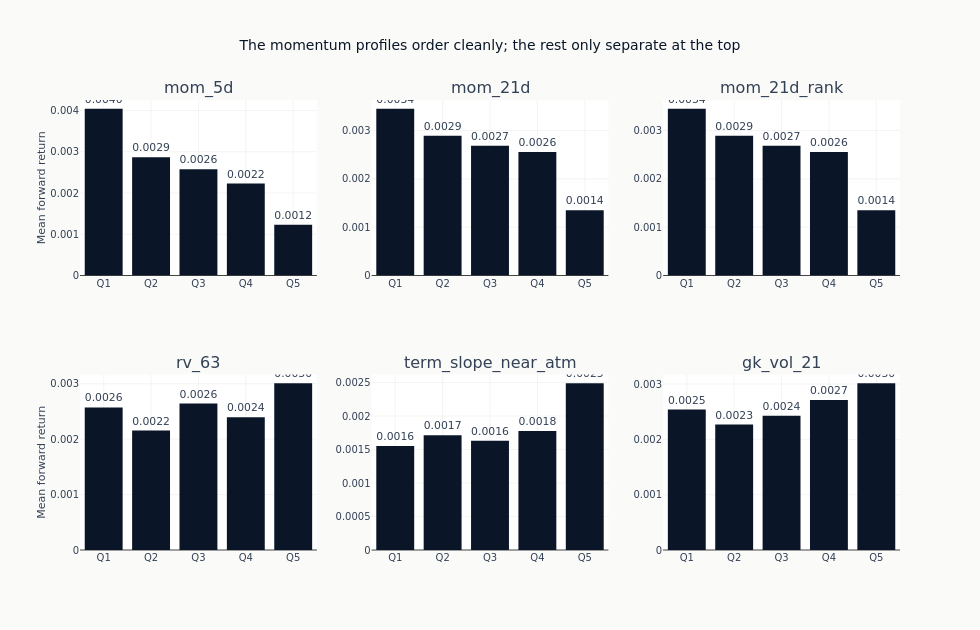

The notebook cell this image was saved under:
### Code cell
if quantile_spreads:
    n_show = min(6, len(quantile_spreads))
    feats_to_show = list(quantile_spreads.keys())[:n_show]
    n_rows_fig = (n_show + 2) // 3
    fig = make_subplots(
        rows=n_rows_fig,
        cols=3,
        subplot_titles=feats_to_show,
        vertical_spacing=0.22,
    )
    for idx, feat in enumerate(feats_to_show):
        r, c = divmod(idx, 3)
        q_means = quantile_spreads[feat]["q_means"]
        _ = fig.add_trace(
            go.Bar(
                x=[f"Q{i + 1}" for i in range(len(q_means))],
                y=q_means,
                marker_color=COLORS["blue"],
                showlegend=False,
                text=[f"{m:.4f}" for m in q_means],
                textposition="outside",
            ),
            row=r + 1,
            col=c + 1,
        )
    fig.update_layout(
        title="The momentum profiles order cleanly; the rest only separate at the top",
        height=270 * n_rows_fig + 90,
        width=980,
    )
    fig.update_yaxes(title_text="Mean forward return", col=1)
    fig.show()
    print("Top group minus bottom group, and how ordered the five groups are:")
    for feat in feats_to_show:
        print(
            f"  {feat:28s} spread={quantile_spreads[feat]['spread']:+.5f}"
            f"  monotonicity={monotonicity_scores[feat]:+.2f}"
        )

### Figure 1 — Plotly figure (JSON) as saved in the notebook; plotly's stock layout.template omitted (floating-point values rounded to 4 significant figures)
{"data": [{"marker": {"color": "#0a1628"}, "showlegend": false, "text": ["0.0040", "0.0029", "0.0026", "0.0022", "0.0012"], "textposition": "outside", "type": "bar", "x": ["Q1", "Q2", "Q3", "Q4", "Q5"], "xaxis": "x", "y": [0.004043, 0.002867, 0.002574, 0.002228, 0.001232], "yaxis": "y"}, {"marker": {"color": "#0a1628"}, "showlegend": false, "text": ["0.0034", "0.0029", "0.0027", "0.0026", "0.0014"], "textposition": "outside", "type": "bar", "x": ["Q1", "Q2", "Q3", "Q4", "Q5"], "xaxis": "x2", "y": [0.00345, 0.002894, 0.002684, 0.002554, 0.001353], "yaxis": "y2"}, {"marker": {"color": "#0a1628"}, "showlegend": false, "text": ["0.0034", "0.0029", "0.0027", "0.0026", "0.0014"], "textposition": "outside", "type": "bar", "x": ["Q1", "Q2", "Q3", "Q4", "Q5"], "xaxis": "x3", "y": [0.00345, 0.002894, 0.002684, 0.002554, 0.001353], "yaxis": "y3"}, {"marker": {"color": "#0a1628"}, "showlegend": false, "text": ["0.0026", "0.0022", "0.0026", "0.0024", "0.0030"], "textposition": "outside", "type": "bar", "x": ["Q1", "Q2", "Q3", "Q4", "Q5"], "xaxis": "x4", "y": [0.002574, 0.002157, 0.002643, 0.002394, 0.003009], "yaxis": "y4"}, {"marker": {"color": "#0a1628"}, "showlegend": false, "text": ["0.0016", "0.0017", "0.0016", "0.0018", "0.0025"], "textposition": "outside", "type": "bar", "x": ["Q1", "Q2", "Q3", "Q4", "Q5"], "xaxis": "x5", "y": [0.001552, 0.001712, 0.001631, 0.001777, 0.002489], "yaxis": "y5"}, {"marker": {"color": "#0a1628"}, "showlegend": false, "text": ["0.0025", "0.0023", "0.0024", "0.0027", "0.0030"], "textposition": "outside", "type": "bar", "x": ["Q1", "Q2", "Q3", "Q4", "Q5"], "xaxis": "x6", "y": [0.002539, 0.002268, 0.002425, 0.002714, 0.003014], "yaxis": "y6"}], "layout": {"annotations": [{"font": {"size": 16}, "showarrow": false, "text": "mom_5d", "x": 0.1444, "xanchor": "center", "xref": "paper", "y": 1.0, "yanchor": "bottom", "yref": "paper"}, {"font": {"size": 16}, "showarrow": false, "text": "mom_21d", "x": 0.5, "xanchor": "center", "xref": "paper", "y": 1.0, "yanchor": "bottom", "yref": "paper"}, {"font": {"size": 16}, "showarrow": false, "text": "mom_21d_rank", "x": 0.8556, "xanchor": "center", "xref": "paper", "y": 1.0, "yanchor": "bottom", "yref": "paper"}, {"font": {"size": 16}, "showarrow": false, "text": "rv_63", "x": 0.1444, "xanchor": "center", "xref": "paper", "y": 0.39, "yanchor": "bottom", "yref": "paper"}, {"font": {"size": 16}, "showarrow": false, "text": "term_slope_near_atm", "x": 0.5, "xanchor": "center", "xref": "paper", "y": 0.39, "yanchor": "bottom", "yref": "paper"}, {"font": {"size": 16}, "showarrow": false, "text": "gk_vol_21", "x": 0.8556, "xanchor": "center", "xref": "paper", "y": 0.39, "yanchor": "bottom", "yref": "paper"}], "height": 630, "title": {"text": "The momentum profiles order cleanly; the rest only separate at the top"}, "width": 980, "xaxis": {"anchor": "y", "domain": [0.0, 0.2889]}, "xaxis2": {"anchor": "y2", "domain": [0.3556, 0.6444]}, "xaxis3": {"anchor": "y3", "domain": [0.7111, 1.0]}, "xaxis4": {"anchor": "y4", "domain": [0.0, 0.2889]}, "xaxis5": {"anchor": "y5", "domain": [0.3556, 0.6444]}, "xaxis6": {"anchor": "y6", "domain": [0.7111, 1.0]}, "yaxis": {"anchor": "x", "domain": [0.61, 1.0], "title": {"text": "Mean forward return"}}, "yaxis2": {"anchor": "x2", "domain": [0.61, 1.0]}, "yaxis3": {"anchor": "x3", "domain": [0.61, 1.0]}, "yaxis4": {"anchor": "x4", "domain": [0.0, 0.39], "title": {"text": "Mean forward return"}}, "yaxis5": {"anchor": "x5", "domain": [0.0, 0.39]}, "yaxis6": {"anchor": "x6", "domain": [0.0, 0.39]}}}
